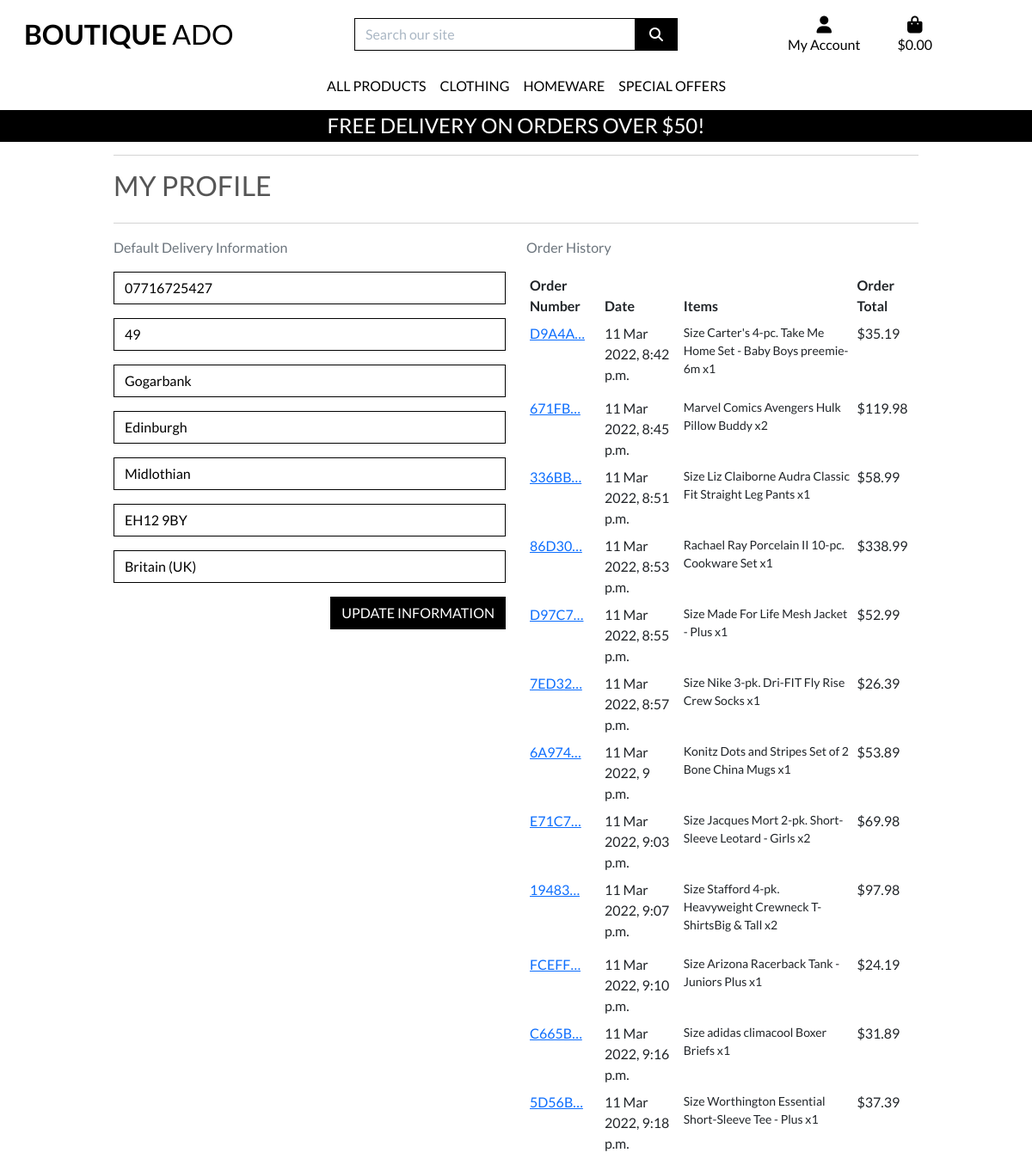
/profile/ (signed in), run on the app's committed database.
### profiles/models.py (models this page shows, shortened)
class UserProfile(models.Model):
    user = models.OneToOneField(User, on_delete=models.CASCADE)
    default_phone_number = models.CharField(max_length=20, null=False, blank=False)
    default_street_address1 = models.CharField(max_length=80, null=False, blank=False)
    default_street_address2 = models.CharField(max_length=80, null=True, blank=True)
    default_town_or_city = models.CharField(max_length=40, null=False, blank=False)
    default_county = models.CharField(max_length=80, null=True, blank=True)
    default_postcode = models.CharField(max_length=20, null=True, blank=True)
    default_country = CountryField(blank_label='Country', null=False, blank=False)

### checkout/models.py (models this page shows, shortened)
class Order(models.Model):
    order_number = models.CharField(max_length=32, null=False, editable=False)
    user_profile = models.ForeignKey(UserProfile, on_delete=models.SET_NULL,
                                     null=True, blank=False, related_name='orders')
    full_name = models.CharField(max_length=50, null=False, blank=False)
    email = models.EmailField(max_length=254, null=False, blank=False)
    phone_number = models.CharField(max_length=20, null=False, blank=False)
    country = CountryField(blank_label='Country', null=False, blank=False)
    postcode = models.CharField(max_length=20, null=True, blank=True)
    town_or_city = models.CharField(max_length=40, null=False, blank=False)
    street_address1 = models.CharField(max_length=80, null=False, blank=False)
    street_address2 = models.CharField(max_length=80, null=True, blank=True)
    county = models.CharField(max_length=80, null=True, blank=True)
    date = models.DateTimeField(auto_now_add=True)
    delivery_cost = models.DecimalField(max_digits=6, decimal_places=2, null=False, default=0)
    order_total = models.DecimalField(max_digits=10, decimal_places=2, null=False, default=0)
    grand_total = models.DecimalField(max_digits=10, decimal_places=2, null=False, default=0)
    original_bag = models.TextField(null=False, blank=False, default='')
    stripe_pid = models.CharField(max_length=254, null=False, blank=False, default='')

class OrderLineItem(models.Model):
    order = models.ForeignKey(Order, null=False, blank=False, on_delete=models.CASCADE, related_name='lineitems')
    product = models.ForeignKey(Product, null=False, blank=False, on_delete=models.CASCADE)
    product_size = models.CharField(max_length=2, null=True, blank=True)  # XS, S, M, L, XL
    quantity = models.IntegerField(null=False, blank=False, default=0)
    lineitem_total = models.DecimalField(max_digits=6, decimal_places=2, null=False, blank=False, editable=False)

### products/models.py (models this page shows, shortened)
class Product(models.Model):
    category = models.ForeignKey(Category, null=True, blank=True, on_delete=models.SET_NULL)
    sku = models.CharField(max_length=254, null=True, blank=True)
    name = models.CharField(max_length=254)
    description = models.TextField()
    has_sizes = models.BooleanField(default=False, null=True, blank=True)
    price = models.DecimalField(max_digits=6, decimal_places=2)
    rating = models.DecimalField(max_digits=6, decimal_places=2, null=True, blank=True)
    image_url = models.URLField(max_length=1024, null=True, blank=True)
    image = models.ImageField(null=True, blank=True)

### profiles/views.py (the view)
# urls.py: path('profile/', include('profiles.urls')),
def profile(request):
    profile = get_object_or_404(UserProfile, user=request.user)
    if request.method == 'POST':
        form = UserProfileForm(request.POST, instance=profile)
        if form.is_valid():
            form.save()
            messages.success(request, 'Profile updated successfully')
    form = UserProfileForm(instance=profile)
    orders = profile.orders.all()
    template = 'profiles/profile.html'
    context = {
        'form': form,
        'orders': orders,
        'on_profile_page': True,
    }
    return render(request, template, context)

### profiles/forms.py
class UserProfileForm(forms.ModelForm):
    class Meta:
        model = UserProfile
        exclude = ('user',)
    def __init__(self, *args, **kwargs):
        super().__init__(*args, **kwargs)
        placeholders = {
            'default_phone_number': 'Phone Number',
            'default_postcode': 'Postal Code',
            'default_town_or_city': 'Town or City',
            'default_street_address1': 'Street Address 1',
            'default_county': 'County, State or Locality',
            'default_street_address2': 'Street Address 2',
        }
        self.fields['default_phone_number'].widget.attrs['autofocus'] = True
        for field in self.fields:
            if field != 'default_country':
                if self.fields[field].required:
                    placeholder = f'{placeholders[field]} *'
                else:
                    placeholder = placeholders[field]
                self.fields[field].widget.attrs['placeholder'] = placeholder
            self.fields[field].widget.attrs['class'] = 'border-black rounded-0 profile-form-input'
            self.fields[field].label = False

### bag/contexts.py (called while the page is built, shortened)
def bag_contents(request):
    bag_items = []
    total = 0
    product_count = 0
    bag = request.session.get('bag', {})
    if total < settings.FREE_DELIVERY_THRESHOLD:
        delivery = total * Decimal(settings.STANDARD_DELIVERY_PERCENTAGE / 100)
        free_delivery_delta = settings.FREE_DELIVERY_THRESHOLD - total
    else:
        delivery = 0
        free_delivery_delta = 0
    grand_total = delivery + total
    context = {
        'bag_items': bag_items,
        'total': total,
        'product_count': product_count,
        'delivery': delivery,
        'free_delivery_delta': free_delivery_delta,
        'free_delivery_threshold': settings.FREE_DELIVERY_THRESHOLD,
        'grand_total': grand_total,
    }
    return context

### profiles/templates/profiles/profile.html (shortened to what this page needs)
{% extends "base.html" %}
{% load static %}
{% block extra_css %}
    <link rel="stylesheet" href="{% static 'profiles/css/profile.css' %}">
{% endblock %}
{% block page_header %}
    <div class="container header-container">
    </div>
{% endblock %}
{% block content %}
    <div class="overlay"></div>
    <div class="container bm-2">
        <div class="row">
            <div class="col">
                <hr>
                <h2 class="logo-font mb-4">My Profile</h2>
                <hr>
            </div>
        </div>
        <div class="row">
            <div class="col-12 col-lg-6">
                <p class="text-muted">Default Delivery Information</p>
                <form action="{% url 'profile' %}" id="profile-update-form" class="mt-3" method="POST">
                    {{ form|crispy }}
                    <button class="btn btn-black rounded-0 text-uppercase float-right">Update Information</button>
                </form>
            </div>
            <div class="col-12 col-lg-6">
                <p class="text-muted">Order History</p>
                <div class="order-history table-responsive">
                    <table class="table table-sm table-borderless">
                        <thead>
                            <tr>
                                <th>Order Number</th>
                                <th>Date</th>
                                <th>Items</th>
                                <th>Order Total</th>
                            </tr>
                        </thead>
                        <tbody>
                            {% for order in orders %}
                                <tr>
                                    <td>
                                        <a href="{% url 'order_history' order.order_number %}"
                                        title="{{ order.order_number }}">
                                            {{ order.order_number|truncatechars:6 }}
                                        </a>
                                    </td>
                                    <td>{{ order.date }}</td>
                                    <td>
                                        <ul class="list-unstyled">
                                            {% for item in order.lineitems.all %}
                                                <li class="small">
                                                    {% if item.product.has_sizes %}
                                                        Size {{ item.product.size|upper }}
                                                    {% endif %}{{ item.product.name }} x{{ item.quantity }}
                                                </li>
                                            {% endfor %}
                                        </ul>
                                    </td>
                                    <td>${{ order.grand_total }}</td>
                                </tr>
                            {% endfor %}
                        </tbody>
                    </table>
                </div>
            </div>
        </div>
{% endblock %}

### static/css/base.css (style rules this page uses)
html { height: 100%; }
body { background: url('/media/homepage_background_cropped.jpg') no-repeat center center fixed; background-size: cover; height: calc(100vh - 164px); color: #555; font-family: 'Lato'; }
.logo-font { text-transform: uppercase; }
.btn-black { background: black; color: white; }
.border-black { border: 1px solid black !important; }
.overlay { height: 100%; width: 100%; top: 0; left: 0; position: fixed; background: white; z-index: -1; }
.float-right { float: right; }
@media (min-width: 1200px) { .container { max-width: 80%; } }
@media (min-width: 992px) { .header-container { padding-top: 164px; } }

### profiles/static/profiles/css/profile.css (style rules this page uses)
#profile-update-form .form-control { color: black; }
#profile-update-form .form-group { padding-bottom: 1.0rem; }
#profile-update-form input::placeholder { color: #aab7c4; }
#id_default_country, #id_default_country option:not(:first-child) { color: #000; }

### data on the page
UserProfile: default_phone_number "07716725427", default_street_address1 "49", default_street_address2 "Gogarbank", default_town_or_city "Edinburgh", default_county "Midlothian", default_postcode "EH12 9BY", default_country "Britain (UK)"
Order: order_number "D9A4A…", date "11 Mar 2022, 8:42 p.m.", grand_total "35.19"
OrderLineItem: product.name "Carter's 4-pc. Take Me Home Set - Baby Boys preemie-6m", quantity "1"
Order: order_number "671FB…", date "11 Mar 2022, 8:45 p.m.", grand_total "119.98"
OrderLineItem: product.name "Marvel Comics Avengers Hulk Pillow Buddy", quantity "2"
Order: order_number "336BB…", date "11 Mar 2022, 8:51 p.m.", grand_total "58.99"
OrderLineItem: product.name "Liz Claiborne Audra Classic Fit Straight Leg Pants", quantity "1"
Order: order_number "86D30…", date "11 Mar 2022, 8:53 p.m.", grand_total "338.99"
OrderLineItem: product.name "Rachael Ray Porcelain II 10-pc. Cookware Set", quantity "1"
Order: order_number "D97C7…", date "11 Mar 2022, 8:55 p.m.", grand_total "52.99"
OrderLineItem: product.name "Made For Life Mesh Jacket - Plus", quantity "1"
Order: order_number "7ED32…", date "11 Mar 2022, 8:57 p.m.", grand_total "26.39"
OrderLineItem: product.name "Nike 3-pk. Dri-FIT Fly Rise Crew Socks", quantity "1"
Order: order_number "6A974…", date "11 Mar 2022, 9 p.m.", grand_total "53.89"
OrderLineItem: product.name "Konitz Dots and Stripes Set of 2 Bone China Mugs", quantity "1"
Order: order_number "E71C7…", date "11 Mar 2022, 9:03 p.m.", grand_total "69.98"
OrderLineItem: product.name "Jacques Mort 2-pk. Short-Sleeve Leotard - Girls", quantity "2"
Order: order_number "19483…", date "11 Mar 2022, 9:07 p.m.", grand_total "97.98"
OrderLineItem: product.name "Stafford 4-pk. Heavyweight Crewneck T-ShirtsBig & Tall", quantity "2"
Order: order_number "FCEFF…", date "11 Mar 2022, 9:10 p.m.", grand_total "24.19"
OrderLineItem: product.name "Arizona Racerback Tank - Juniors Plus", quantity "1"
Order: order_number "C665B…", date "11 Mar 2022, 9:16 p.m.", grand_total "31.89"
OrderLineItem: product.name "adidas climacool Boxer Briefs", quantity "1"
Order: order_number "5D56B…", date "11 Mar 2022, 9:18 p.m.", grand_total "37.39"
OrderLineItem: product.name "Worthington Essential Short-Sleeve Tee - Plus", quantity "1"

### other printed values
{{ free_delivery_threshold }} "50"
